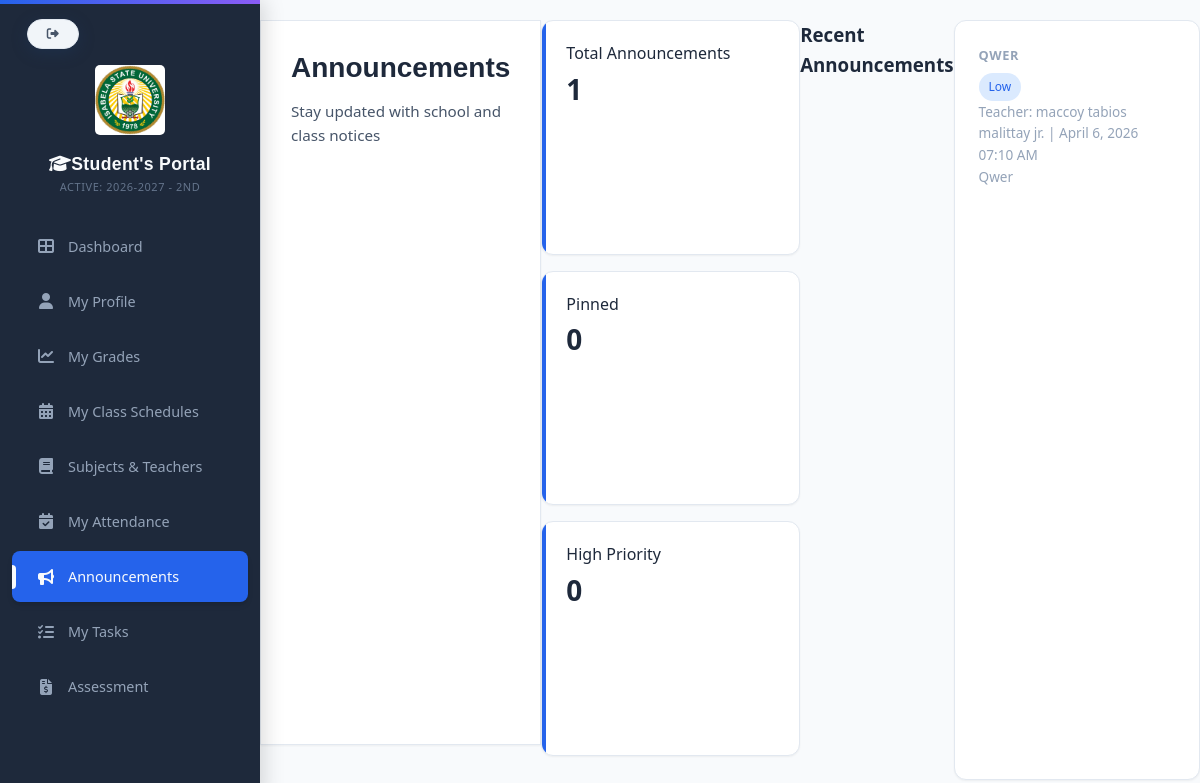
Screenshot of /studentsportal/students_announcements.php (signed in) with the database file from the repository.
### tables this page shows
CREATE TABLE `school_years` (
  `id` int(11) NOT NULL,
  `school_year` varchar(20) NOT NULL,
  `is_active` tinyint(1) DEFAULT 0,
  `semester` varchar(20) NOT NULL
);

CREATE TABLE `announcements` (
  `id` int(11) NOT NULL,
  `teacher_id` int(11) NOT NULL,
  `course_id` varchar(100) NOT NULL,
  `title` varchar(255) NOT NULL,
  `content` text NOT NULL,
  `year_level` varchar(20) NOT NULL,
  `section` varchar(50) NOT NULL,
  `priority` enum('low','medium','high') DEFAULT 'medium',
  `pinned` tinyint(1) DEFAULT 0,
  `created_at` datetime DEFAULT current_timestamp()
);

### config/paths.php (called while the page is built, shortened)
<?php
function asset($path)
{
    return BASE_URL . ltrim($path, '/');
}

### config/current_school_year.php (called while the page is built, shortened)
<?php
function getActiveSchoolYear($conn) {
    $result = mysqli_query($conn, "
        SELECT school_year FROM school_years WHERE is_active = 1 LIMIT 1
    ");
    if ($row = mysqli_fetch_assoc($result)) {
        return $row['school_year'];
    }
    return null;
}
function getActiveSemester($conn) {
    $result = mysqli_query($conn, "
        SELECT semester FROM school_years WHERE is_active = 1 LIMIT 1
    ");
    if ($row = mysqli_fetch_assoc($result)) {
        return $row['semester'];
    }
    return null;
}
?>

### studentsportal/students_announcements.php (the view, shortened to what this page needs)
<?php
require_once dirname(__DIR__) . '/config/paths.php';
require_once PROJECT_ROOT . '/config/database.php';
$student_id = $_SESSION['student_id'];
$stmt = $conn->prepare("SELECT course, year_level, section FROM students WHERE id = ?");
$stmt->bind_param("i", $student_id);
$stmt->execute();
$result = $stmt->get_result();
$studentData = $result->fetch_assoc();
$student_course = strtoupper(trim($studentData['course']));
$student_year = $studentData['year_level'];
$student_section = $studentData['section'];
$stmt = $conn->prepare("
    SELECT a.*,
    CONCAT(t.first_name,' ',IFNULL(t.middle_name,''),' ',t.last_name,' ',IFNULL(t.suffix,'')) AS teacher_name
    FROM announcements a
    JOIN teachers t ON a.teacher_id = t.id
    WHERE (
        (UPPER(TRIM(a.course_id)) = ?
        AND ((a.year_level = ? OR a.year_level = 'All')
        AND (a.section = ? OR a.section = 'All')))
        OR
        (t.teacher_type IN ('Seeder', 'Administrator'))
    )
    ORDER BY a.pinned DESC, a.created_at DESC
");
$stmt->bind_param("sss", $student_course, $student_year, $student_section);
$stmt->execute();
$annQuery = $stmt->get_result();
$pinnedAnnouncements = [];
$regularAnnouncements = [];
while ($row = $annQuery->fetch_assoc()) {
    $row['priority'] = $row['priority'] ?? 'medium';
    $row['pinned'] = $row['pinned'] ?? 0;
    if ($row['pinned']) {
        $pinnedAnnouncements[] = $row;
    } else {
        $regularAnnouncements[] = $row;
    }
}
?>
<!DOCTYPE html>
<html lang="en">
<head>
<link rel="stylesheet" href="<?php echo asset('css/studentportal.css'); ?>">
<link rel="stylesheet" href="https://cdnjs.cloudflare.com/ajax/libs/font-awesome/6.5.0/css/all.min.css">
</head>
<body>
<?php include PROJECT_ROOT . '/studentsportal/students_sidebar.php'; ?>
<div class="main-content">
    <div class="page-header">
        <h2 class="page-title">Announcements</h2>
        <p class="page-subtitle">Stay updated with school and class notices</p>
    </div>
    <div class="stats-grid auto-grid">
        <div class="stat-card">
            <span>Total Announcements</span>
            <div class="stat-value">
                <?php echo count($pinnedAnnouncements) + count($regularAnnouncements); ?>
            </div>
        </div>
        <div class="stat-card">
            <span>Pinned</span>
            <div class="stat-value"><?php echo count($pinnedAnnouncements); ?></div>
        </div>
        <div class="stat-card">
            <span>High Priority</span>
            <div class="stat-value">
                <?php
                $highCount = 0;
                echo $highCount;
                ?>
            </div>
        </div>
    </div>
    <h3><?php echo !empty($pinnedAnnouncements) ? "All Announcements" : "Recent Announcements"; ?></h3>
    <?php foreach ($regularAnnouncements as $announcement):
        $priority = $announcement['priority'] ?? 'medium';
        $badgeClass = $priority == 'high' ? 'badge-red' : ($priority == 'medium' ? 'badge-yellow' : 'badge-blue');
        $createdAt = strtotime($announcement['created_at'])
            ? date('F j, Y h:i A', strtotime($announcement['created_at']))
            : 'N/A';
    ?>
    <div class="card">
        <h3><?php echo htmlspecialchars($announcement['title'] ?? ''); ?></h3>
        <span class="badge <?php echo $badgeClass; ?>">
            <?php echo ucfirst($priority); ?>
        </span>
        <p>
            Teacher: <?php echo htmlspecialchars($announcement['teacher_name'] ?? ''); ?>
            | <?php echo $createdAt; ?>
        </p>
        <p><?php echo htmlspecialchars($announcement['content'] ?? ''); ?></p>
    </div>
    <?php endforeach; ?>
</div>
</body>
</html>

### studentsportal/students_sidebar.php (shortened to what this page needs)
<?php
require_once dirname(__DIR__) . '/config/paths.php';
$current = basename($_SERVER['PHP_SELF']);
?>
<!DOCTYPE html>
<html lang="en">
<head>
<link rel="stylesheet" href="<?php echo asset('css/studentportal.css'); ?>">
     <link rel="stylesheet" href="https://cdnjs.cloudflare.com/ajax/libs/font-awesome/6.5.0/css/all.min.css">
</head>
<body>
    <div class="sidebar" id="sidebar">
           <a href="#" class="back-arrow logout-btn" onclick="showLogoutConfirmation(event)">
        <i class="fas fa-sign-out-alt"></i>
    </a>
        <div class="sidebar-header">
<img src="<?php echo asset('images/622685015_925666030131412_6886851389087569993_n.jpg'); ?>" alt="School Logo" style="width: 70px; display: block; margin: 40px auto 15px auto;border-radius: 5px; animation: float 3s ease-in-out infinite;">
<h2 style="margin-top: 5px;"><i class="fas fa-graduation-cap"></i>Student's Portal</h2>
<p class="sidebar-sub">
    <?php
include_once PROJECT_ROOT . '/config/current_school_year.php';
    $active_year = getActiveSchoolYear($conn) ?? 'Academic Year Not Set';
    $active_sem = getActiveSemester($conn) ?? '';
    ?>
    Active: <?php echo htmlspecialchars($active_year); ?> - <?php echo htmlspecialchars($active_sem); ?>
</p>
        </div>
        <div class="menu">
           <a href="<?php echo BASE_URL; ?>studentsportal/students_dashboard.php" class="<?= $current=='students_dashboard.php'?'active':'' ?>">
        <i class="fas fa-th-large"></i> Dashboard
    </a>
            <a href="<?php echo BASE_URL; ?>studentsportal/students_profile.php" class="<?= $current=='students_profile.php'?'active':'' ?>">
        <i class="fas fa-user"></i> My Profile
    </a>
            <a href="<?php echo BASE_URL; ?>studentsportal/students_grades.php" class="<?= $current=='students_grades.php'?'active':'' ?>">
        <i class="fas fa-chart-line"></i> My Grades
    </a>
            <a href="<?php echo BASE_URL; ?>studentsportal/students_classSchedule.php" class="<?= $current=='students_classSchedule.php'?'active':'' ?>">
        <i class="fas fa-calendar-alt"></i> My Class Schedules
    </a>
            <a href="<?php echo BASE_URL; ?>studentsportal/students_subjects&teachers.php" class="<?= $current=='students_subjects_teachers.php'?'active':'' ?>">
        <i class="fas fa-book"></i> Subjects & Teachers
    </a>
            <a href="<?php echo BASE_URL; ?>studentsportal/students_attendance.php" class="<?= $current=='students_attendance.php'?'active':'' ?>">
        <i class="fas fa-calendar-check"></i> My Attendance
    </a>
            <a href="<?php echo BASE_URL; ?>studentsportal/students_announcements.php" class="<?= $current=='students_announcements.php'?'active':'' ?>">
        <i class="fas fa-bullhorn"></i> Announcements
    </a>
            <a href="<?php echo BASE_URL; ?>studentsportal/students_tasks.php" class="<?= $current=='students_tasks.php'?'active':'' ?>"><i class="fas fa-tasks"></i> My Tasks</a>
            <a href="<?php echo BASE_URL; ?>studentsportal/assessment.php" class="<?= $current=='assessment.php'?'active':'' ?>"><i class="fas fa-file-invoice-dollar"></i> Assessment</a></div>
    </div>
</body>
</html>

### rows the page displays
school_years: school_year "2026-2027", semester "2ND"
announcements: title "QWER", priority "Low", teacher_name "maccoy tabios malittay jr.", created_at "April 6, 2026 07:10 AM", content "Qwer"

### other values shown
count($pinnedAnnouncements) + count($regularAnnouncements) "1"
count($pinnedAnnouncements) "0"
$highCount "0"
